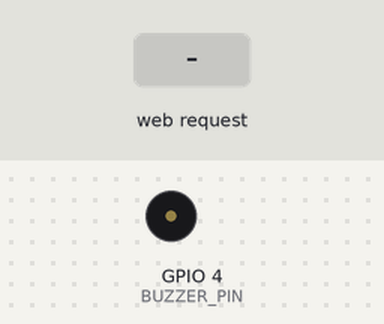
Recording of a sketch running on a simulated ESP8266 (NodeMCU). Parts: buzzer (waves = sounding). The inputs (shaded band) are chosen by the test bench. WiFi joins after 1.5 s; servers stay silent unless stated; storage starts empty; what the sketch prints to the serial monitor is not drawn.

Above: at 2.7 s.
2.8 s: HTTP request GET /send?text=1 received
At 3.6 s:
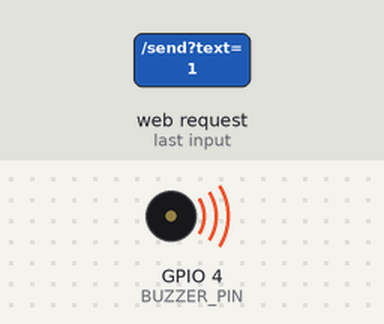
5.8 s: HTTP request GET /send?text=0 received
Timing chart, 0 to 12.1 s (numbered marks = the images above; inputs shaded):
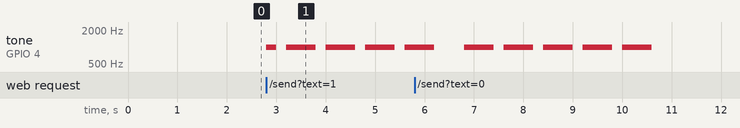

Measured:
- after the input at 2.8 s, tone on GPIO 4 (BUZZER_PIN): silent → 1000 Hz at once, then repeats every 0.80 s: silent 0.20 s, 1000 Hz 0.60 s

The sketch:

morseCodeTranslator_SPIFFS.ino
```cpp
#include <ESP8266WiFi.h>
#include <ESP8266WebServer.h>
#include <FS.h>

const char* ssid = "D's-iQOO Z6 Lite 5G";
const char* password = "UN-limited";
const int BUZZER_PIN = 4;

ESP8266WebServer server(80);

const char* getMorseCode(char c) {
  switch (c) {
    case 'A': return ".-"; case 'B': return "-..."; case 'C': return "-.-.";
    case 'D': return "-.."; case 'E': return "."; case 'F': return "..-.";
    case 'G': return "--."; case 'H': return "...."; case 'I': return "..";
    case 'J': return ".---"; case 'K': return "-.-"; case 'L': return ".-..";
    case 'M': return "--"; case 'N': return "-."; case 'O': return "---";
    case 'P': return ".--."; case 'Q': return "--.-"; case 'R': return ".-.";
    case 'S': return "..."; case 'T': return "-"; case 'U': return "..-";
    case 'V': return "...-"; case 'W': return ".--"; case 'X': return "-..-";
    case 'Y': return "-.--"; case 'Z': return "--..";
    case '0': return "-----"; case '1': return ".----"; case '2': return "..---";
    case '3': return "...--"; case '4': return "....-"; case '5': return ".....";
    case '6': return "-...."; case '7': return "--..."; case '8': return "---..";
    case '9': return "----."; case ' ': return " ";
    default: return NULL;
  }
}

void handleFileRead(String path) {
  if (path.endsWith("/")) path += "index.html";
  String contentType = "text/plain";
  if (path.endsWith(".html")) contentType = "text/html";
  else if (path.endsWith(".css")) contentType = "text/css";
  else if (path.endsWith(".js")) contentType = "application/javascript";

  if (SPIFFS.exists(path)) {
    File file = SPIFFS.open(path, "r");
    server.streamFile(file, contentType);
    file.close();
  } else {
    server.send(404, "text/plain", "File Not Found");
  }
}

void setup() {
  Serial.begin(115200);
  pinMode(BUZZER_PIN, OUTPUT);

  WiFi.begin(ssid, password);
  while (WiFi.status() != WL_CONNECTED) {
    delay(500); Serial.print(".");
  }
  Serial.println("Connected! IP address: " + WiFi.localIP().toString());

  SPIFFS.begin();

  server.on("/", []() { handleFileRead("/index.html"); });
  server.on("/style.css", []() { handleFileRead("/style.css"); });
  server.on("/script.js", []() { handleFileRead("/script.js"); });

  server.on("/send", []() {
    String text = server.arg("text");
    text.toUpperCase();
    server.send(200, "text/plain", "OK");

    for (int i = 0; i < text.length(); i++) {
      const char* morse = getMorseCode(text.charAt(i));
      if (morse != NULL) {
        for (int j = 0; morse[j]; j++) {
          if (morse[j] == '.') {
            tone(BUZZER_PIN, 1000); delay(200); noTone(BUZZER_PIN);
          } else if (morse[j] == '-') {
            tone(BUZZER_PIN, 1000); delay(600); noTone(BUZZER_PIN);
          }
          delay(200);
        }
        delay(400);
      }
    }
  });

  server.begin();
}

void loop() {
  server.handleClient();
}
```
